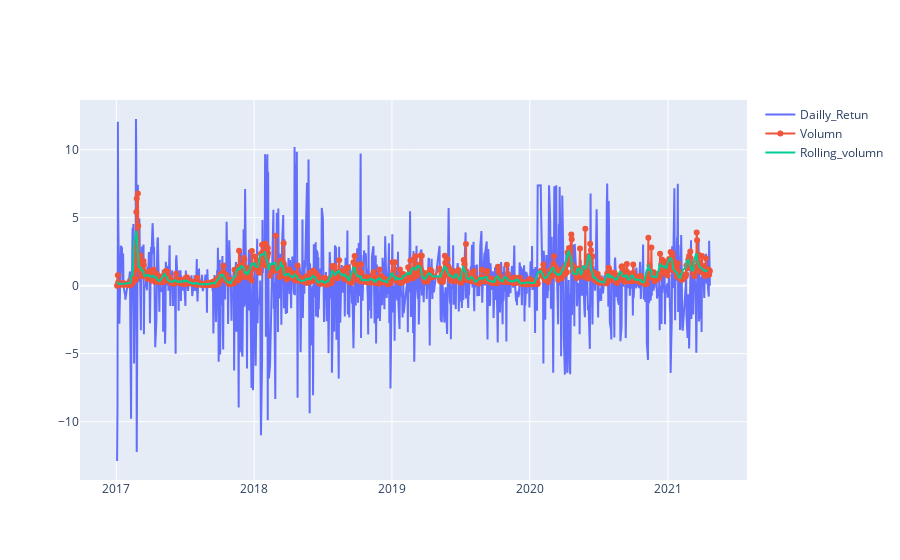

Write notebook code for a chart like this one.
### Code cell
df['Volumn'] = df['<Volume>']/1000000
Volumnshort_rolling = df['Volumn'].rolling(window=7).mean()

fig = go.Figure()
fig.add_trace(go.Scatter(x=df.datetime, y=df['Daily_return'], 
                        mode='lines', name='Dailly_Retun'))
fig.add_trace(go.Scatter(x=df.datetime, y=df['Volumn'], 
                        mode='lines+markers', name='Volumn'))

fig.add_trace(go.Scatter(x=df.datetime, y=Volumnshort_rolling, 
                        mode='lines', name='Rolling_volumn'))

### Figure 1 — Plotly figure (JSON) as saved in the notebook; plotly's stock layout.template omitted (floating-point values rounded to 4 significant figures; data arrays with more than 128 entries replaced by an {"elided": "..."} marker saying what was removed)
{"data": [{"mode": "lines", "name": "Dailly_Retun", "type": "scatter", "x": {"elided": "1068 str values"}, "y": {"elided": "1068 float values"}}, {"mode": "lines+markers", "name": "Volumn", "type": "scatter", "x": {"elided": "1068 str values"}, "y": {"elided": "1068 float values"}}, {"mode": "lines", "name": "Rolling_volumn", "type": "scatter", "x": {"elided": "1068 str values"}, "y": {"elided": "1068 float values"}}], "layout": {}}
